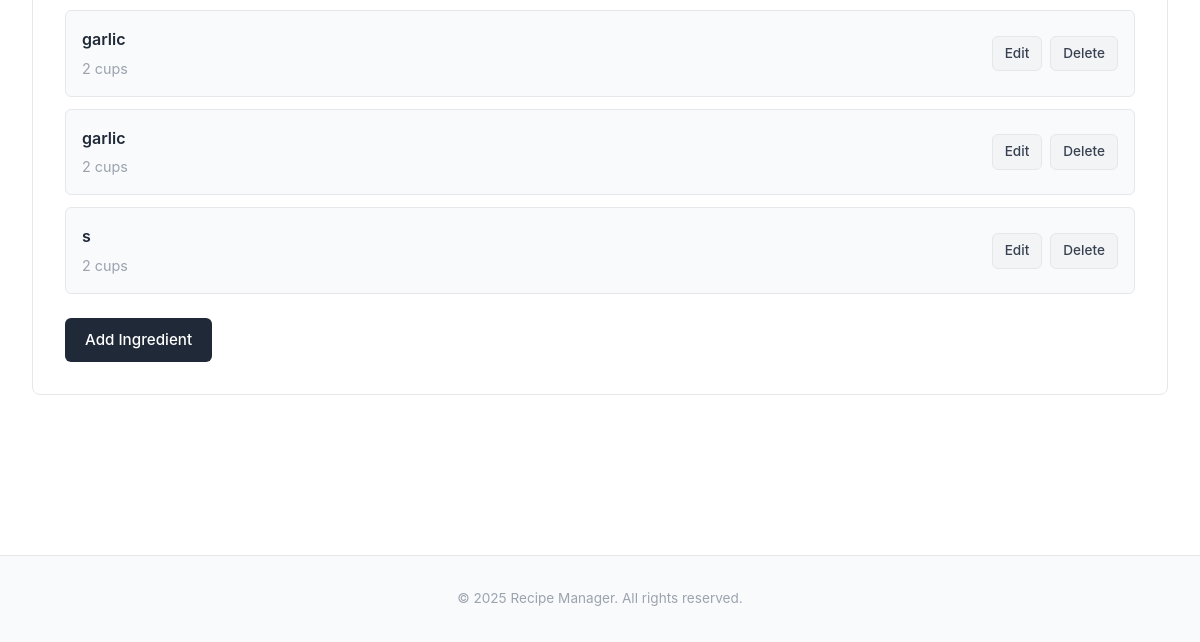
The page /recipe/14/ (lower part) on the database as committed earlier.
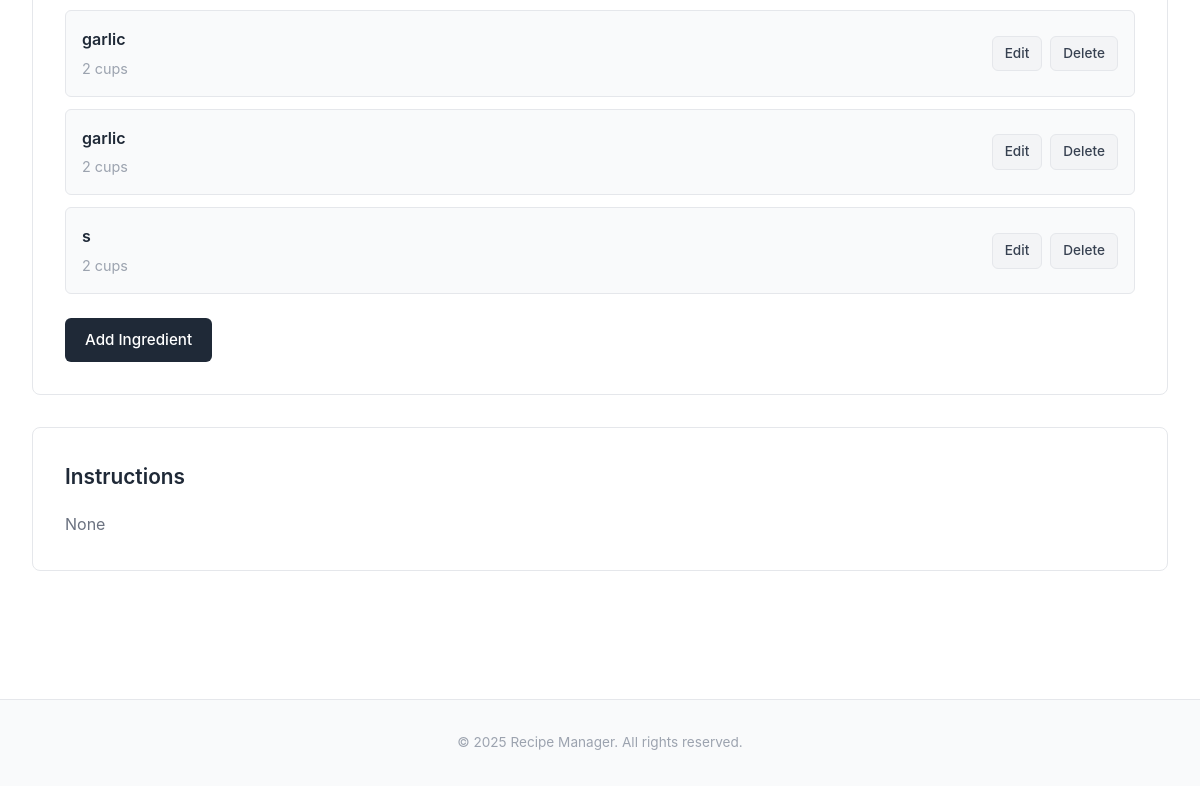
The same page on the database as committed later.
### recipes/models.py (models this page shows, shortened)
class Recipe(models.Model):
    title = models.CharField(max_length=200)
    description = models.TextField(blank=True, null=True)
    instructions = models.TextField(blank=True, null=True)
    prep_time = models.IntegerField(blank=True, null=True, help_text="Prep time in minutes")
    cook_time = models.IntegerField(blank=True, null=True, help_text="Cook time in minutes")
    servings = models.IntegerField(blank=True, null=True, default=4)
    created_at = models.DateTimeField(auto_now_add=True)
    updated_at = models.DateTimeField(auto_now=True)
    @property
    def total_time(self):
        if self.prep_time and self.cook_time:
            return self.prep_time + self.cook_time
        return None

### recipes/views.py (the view)
# urls.py: path('recipe/<int:pk>/', views.recipe_detail, name='recipe_detail'),
def recipe_detail(request, pk):
    recipe = get_object_or_404(Recipe, pk=pk)
    ingredients = recipe.ingredients.all()
    return render(request, 'recipes/recipe_detail.html', {
        'recipe': recipe,
        'ingredients': ingredients
    })

### recipes/templates/recipes/recipe_detail.html (shortened to what this page needs)
{% extends 'recipes/base.html' %}
{% block content %}
    <div class="ingredients-section">
        {% if recipe.ingredients.all %}
            <ul class="ingredient-list">
                {% for ingredient in recipe.ingredients.all %}
                    <li class="ingredient-item">
                        <div class="ingredient-info">
                            <div class="ingredient-name">{{ ingredient.name }}</div>
                            {% if ingredient.quantity or ingredient.unit %}
                                <div class="ingredient-quantity">
                                    {% if ingredient.quantity and ingredient.unit %}
                                        {{ ingredient.quantity }} {{ ingredient.unit }}
                                    {% elif ingredient.quantity %}
                                        {{ ingredient.quantity }}
                                    {% elif ingredient.unit %}
                                        {{ ingredient.unit }}
                                    {% endif %}
                                </div>
                            {% endif %}
                        </div>
                        <div class="ingredient-actions">
                            <a href="{% url 'ingredient_edit' recipe.pk ingredient.pk %}" class="btn btn-secondary">Edit</a>
                            <a href="{% url 'ingredient_delete' recipe.pk ingredient.pk %}" class="btn btn-secondary">Delete</a>
                        </div>
                    </li>
                {% endfor %}
            </ul>
        {% else %}
            <p class="empty-ingredients">No ingredients added yet.</p>
        {% endif %}
        <a href="{% url 'ingredient_add' recipe.pk %}" class="btn btn-primary">Add Ingredient</a>
    </div>
    {% if recipe.instructions %}
        <div class="recipe-instructions">
            <h2>Instructions</h2>
            <p>{{ recipe.instructions }}</p>
        </div>
    {% endif %}
{% endblock %}

Rows that differ between the two databases and show on the page:
now on this page (row edited): Recipe: instructions "None"
changed Recipe: instructions empty → "None" (drawn)
Other text that changed with them:
text now shown: "Instructions"
